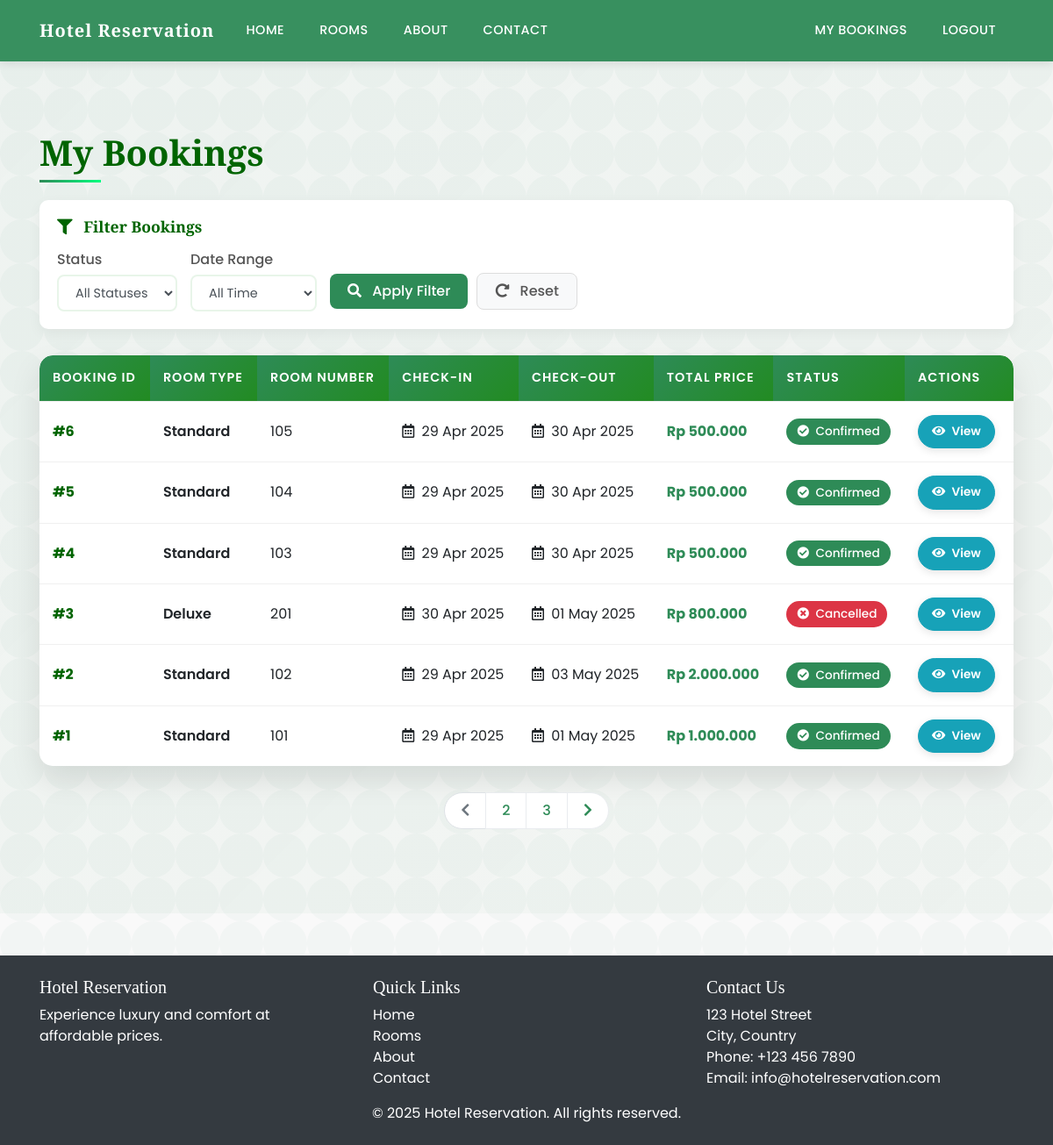
The app's page /my_bookings.php (signed in) with its own data.
### tables this page shows
CREATE TABLE `reservations` (
  `id` int(11) NOT NULL,
  `user_id` int(11) NOT NULL,
  `room_id` int(11) NOT NULL,
  `check_in_date` date NOT NULL,
  `check_out_date` date NOT NULL,
  `total_price` decimal(10,2) NOT NULL,
  `status` enum('pending','confirmed','cancelled','completed') DEFAULT 'pending',
  `created_at` timestamp NOT NULL DEFAULT current_timestamp()
);

CREATE TABLE `room_types` (
  `id` int(11) NOT NULL,
  `name` varchar(50) NOT NULL,
  `description` text DEFAULT NULL,
  `price_per_night` decimal(10,2) NOT NULL,
  `capacity` int(11) NOT NULL
);

CREATE TABLE `rooms` (
  `id` int(11) NOT NULL,
  `room_number` varchar(10) NOT NULL,
  `room_type_id` int(11) NOT NULL,
  `status` enum('available','occupied','maintenance') DEFAULT 'available'
);

### my_bookings.php (the view, shortened to what this page needs)
<?php
include 'config/db_connect.php';
$user_id = $_SESSION['user_id'];
$sql = "SELECT r.*, rt.name as room_type, rm.room_number
        FROM reservations r
        JOIN rooms rm ON r.room_id = rm.id
        JOIN room_types rt ON rm.room_type_id = rt.id
        WHERE r.user_id = $user_id
        ORDER BY r.created_at DESC";
$result = mysqli_query($conn, $sql);
$bookings = mysqli_fetch_all($result, MYSQLI_ASSOC);
?>
<!DOCTYPE html>
<html lang="en">
<head>
    <link rel="stylesheet" href="https://stackpath.bootstrapcdn.com/bootstrap/4.5.2/css/bootstrap.min.css">
    <link rel="stylesheet" href="https://cdnjs.cloudflare.com/ajax/libs/font-awesome/5.15.3/css/all.min.css">
    <link rel="stylesheet" href="https://cdnjs.cloudflare.com/ajax/libs/animate.css/4.1.1/animate.min.css">
    <link rel="stylesheet" href="https://unpkg.com/aos@next/dist/aos.css" />
</head>
<body>
    <?php include 'templates/header.php'; ?>
    <section class="bookings-section">
        <div class="container">
            <h2 class="page-title" data-aos="fade-right">My Bookings</h2>
            <?php if(empty($bookings)): ?>
                <div class="empty-bookings" data-aos="fade-up">
                    <i class="fas fa-calendar-times empty-icon"></i>
                    <h4>No Bookings Found</h4>
                    <p>You don't have any bookings yet. Start your journey with Green Oasis Hotel today!</p>
                    <a href="rooms.php" class="btn btn-book-now">
                        <i class="fas fa-bed mr-2"></i> Book a Room Now
                    </a>
                </div>
            <?php else: ?>
                <div class="filter-section" data-aos="fade-up">
                    <h5 class="filter-title"><i class="fas fa-filter mr-2"></i> Filter Bookings</h5>
                    <form class="filter-form">
                        <div class="form-group">
                            <label for="statusFilter">Status</label>
                            <select class="form-control" id="statusFilter">
                                <option value="all">All Statuses</option>
                            </select>
                        </div>
                        <div class="form-group">
                            <label for="dateFilter">Date Range</label>
                            <select class="form-control" id="dateFilter">
                                <option value="all">All Time</option>
                            </select>
                        </div>
                        <button type="button" class="btn btn-filter" id="applyFilter">
                            <i class="fas fa-search mr-2"></i> Apply Filter
                        </button>
                        <button type="button" class="btn btn-reset" id="resetFilter">
                            <i class="fas fa-redo-alt mr-2"></i> Reset
                        </button>
                    </form>
                </div>
                <div class="card bookings-card" data-aos="fade-up" data-aos-delay="100">
                    <div class="table-responsive">
                        <table class="table table-hover" id="bookingsTable">
                            <thead>
                                <tr>
                                    <th>Booking ID</th>
                                    <th>Room Type</th>
                                    <th>Room Number</th>
                                    <th>Check-in</th>
                                    <th>Check-out</th>
                                    <th>Total Price</th>
                                    <th>Status</th>
                                    <th>Actions</th>
                                </tr>
                            </thead>
                            <tbody>
                                <?php foreach($bookings as $booking): ?>
                                    <tr class="booking-row" data-status="<?php echo $booking['status']; ?>">
                                        <td data-label="Booking ID" class="booking-id">#<?php echo $booking['id']; ?></td>
                                        <td data-label="Room Type" class="room-type"><?php echo $booking['room_type']; ?></td>
                                        <td data-label="Room Number"><?php echo $booking['room_number']; ?></td>
                                        <td data-label="Check-in" class="date-cell">
                                            <i class="far fa-calendar-alt mr-1"></i>
                                            <?php echo date('d M Y', strtotime($booking['check_in_date'])); ?>
                                        </td>
                                        <td data-label="Check-out" class="date-cell">
                                            <i class="far fa-calendar-alt mr-1"></i>
                                            <?php echo date('d M Y', strtotime($booking['check_out_date'])); ?>
                                        </td>
                                        <td data-label="Total Price" class="price-cell">
                                            Rp <?php echo number_format($booking['total_price'], 0, ',', '.'); ?>
                                        </td>
                                        <td data-label="Status">
                                            <?php if($booking['status'] == 'confirmed'): ?>
                                                <span class="badge badge-success">
                                                    <i class="fas fa-check-circle mr-1"></i> Confirmed
                                                </span>
                                            <?php elseif($booking['status'] == 'cancelled'): ?>
                                                <span class="badge badge-danger">
                                                    <i class="fas fa-times-circle mr-1"></i> Cancelled
                                                </span>
                                            <?php elseif($booking['status'] == 'completed'): ?>
                                                <span class="badge badge-info">
                                                    <i class="fas fa-flag-checkered mr-1"></i> Completed
                                                </span>
                                            <?php else: ?>
                                                <span class="badge badge-warning">
                                                    <i class="fas fa-clock mr-1"></i> Pending
                                                </span>
                                            <?php endif; ?>
                                        </td>
                                        <td data-label="Actions">
                                            <a href="booking_details.php?id=<?php echo $booking['id']; ?>" class="btn btn-sm btn-view btn-action">
                                                <i class="fas fa-eye mr-1"></i> View
                                            </a>
                                        </td>
                                    </tr>
                                <?php endforeach; ?>
                            </tbody>
                        </table>
                    </div>
                </div>
                <nav aria-label="Bookings pagination" data-aos="fade-up">
                    <ul class="pagination">
                        <li class="page-item disabled">
                            <a class="page-link" href="#" tabindex="-1" aria-disabled="true">
                                <i class="fas fa-chevron-left"></i>
                            </a>
                        </li>
                        <li class="page-item"><a class="page-link" href="#">2</a></li>
                        <li class="page-item"><a class="page-link" href="#">3</a></li>
                        <li class="page-item">
                            <a class="page-link" href="#">
                                <i class="fas fa-chevron-right"></i>
                            </a>
                        </li>
                    </ul>
                </nav>
            <?php endif; ?>
        </div>
    </section>
    <?php include 'templates/footer.php'; ?>
</body>
</html>

### templates/header.php (shortened to what this page needs)
<nav class="navbar navbar-expand-lg navbar-dark bg-dark">
    <div class="container">
        <a class="navbar-brand" href="index.php">Hotel Reservation</a>
        <div class="collapse navbar-collapse" id="navbarNav">
            <ul class="navbar-nav mr-auto">
                <li class="nav-item">
                    <a class="nav-link" href="index.php">Home</a>
                </li>
                <li class="nav-item">
                    <a class="nav-link" href="rooms.php">Rooms</a>
                </li>
                <li class="nav-item">
                    <a class="nav-link" href="about.php">About</a>
                </li>
                <li class="nav-item">
                    <a class="nav-link" href="contact.php">Contact</a>
                </li>
            </ul>
            <ul class="navbar-nav">
                <?php if(isset($_SESSION['user_id'])): ?>
                    <li class="nav-item">
                        <a class="nav-link" href="my_bookings.php">My Bookings</a>
                    </li>
                    <li class="nav-item">
                        <a class="nav-link" href="logout.php">Logout</a>
                    </li>
                <?php endif; ?>
            </ul>
        </div>
    </div>
</nav>

### templates/footer.php
<footer class="bg-dark text-white mt-5 py-4">
    <div class="container">
        <div class="row">
            <div class="col-md-4">
                <h5>Hotel Reservation</h5>
                <p>Experience luxury and comfort at affordable prices.</p>
            </div>
            <div class="col-md-4">
                <h5>Quick Links</h5>
                <ul class="list-unstyled">
                    <li><a href="index.php" class="text-white">Home</a></li>
                    <li><a href="rooms.php" class="text-white">Rooms</a></li>
                    <li><a href="about.php" class="text-white">About</a></li>
                    <li><a href="contact.php" class="text-white">Contact</a></li>
                </ul>
            </div>
            <div class="col-md-4">
                <h5>Contact Us</h5>
                <address>
                    123 Hotel Street<br>
                    City, Country<br>
                    Phone: +123 456 7890<br>
                    Email: info@hotelreservation.com
                </address>
            </div>
        </div>
        <div class="row">
            <div class="col-12 text-center">
                <p class="mb-0">© <?php echo date('Y'); ?> Hotel Reservation. All rights reserved.</p>
            </div>
        </div>
    </div>
</footer>

### my_bookings.php (style rules this page uses)
:root { --primary-green: #2E8B57; --secondary-green: #3CB371; --light-green: #98FB98; --dark-green: #006400; --accent-green: #00FF7F; --forest-green: #228B22; --mint-green: #BDFCC9; --olive-green: #556B2F; }
body { font-family: 'Poppins', sans-serif; background-color: #f9f9f9; color: #333; overflow-x: hidden; background-attachment: fixed; }
h1, h2, h3, h4, h5, h6 { font-family: 'Playfair Display', serif; }
.navbar { background-color: rgba(46, 139, 87, 0.95) !important; box-shadow: 0 2px 10px rgba(0, 0, 0, 0.1); padding: 15px 0; transition: all 0.4s ease; }
.navbar-brand { font-weight: 700; color: white !important; display: flex; align-items: center; font-family: 'Playfair Display', serif; letter-spacing: 1px; }
.nav-link { color: white !important; font-weight: 500; margin: 0 12px; position: relative; transition: all 0.3s ease; text-transform: uppercase; font-size: 0.9rem; letter-spacing: 0.5px; }
.nav-link:after { content: ''; position: absolute; width: 0; height: 2px; background-color: var(--accent-green); bottom: -2px; left: 0; transition: width 0.3s ease; }
.bookings-section { padding: 80px 0; position: relative; }
.bookings-section:before { content: ''; position: absolute; top: 0; left: 0; width: 100%; height: 100%; background: linear-gradient(135deg, rgba(46, 139, 87, 0.05) 0%, rgba(0, 100, 0, 0.02) 100%); z-index: -1; }
.page-title { font-size: 2.5rem; font-weight: 700; color: var(--dark-green); margin-bottom: 30px; position: relative; display: inline-block; }
.page-title:after { content: ''; position: absolute; width: 70px; height: 3px; background: linear-gradient(to right, var(--primary-green), var(--accent-green)); bottom: -10px; left: 0; }
.bookings-card { border: none; border-radius: 15px; overflow: hidden; box-shadow: 0 15px 35px rgba(0, 0, 0, 0.1); transition: all 0.4s ease; background: white; margin-bottom: 30px; }
.table-responsive { border-radius: 15px; overflow: hidden; }
.table { margin-bottom: 0; }
.table thead th { background: linear-gradient(135deg, var(--primary-green), var(--forest-green)); color: white; border: none; padding: 15px; font-weight: 600; text-transform: uppercase; font-size: 0.9rem; letter-spacing: 1px; }
.table tbody tr { transition: all 0.3s ease; }
.table td { padding: 15px; vertical-align: middle; border-color: #f0f0f0; }
.booking-id { font-weight: 700; color: var(--dark-green); }
.room-type { font-weight: 600; }
.date-cell { white-space: nowrap; }
.price-cell { font-weight: 700; color: var(--primary-green); }
.badge { padding: 8px 12px; border-radius: 30px; font-weight: 500; font-size: 0.85rem; }
.badge-success { background-color: var(--primary-green); color: white; }
.badge-danger { background-color: #dc3545; }
.btn-action { border-radius: 50px; padding: 8px 15px; font-weight: 600; font-size: 0.85rem; margin-right: 5px; transition: all 0.3s ease; box-shadow: 0 3px 10px rgba(0, 0, 0, 0.1); }
.btn-view { background-color: #17a2b8; border-color: #17a2b8; color: white; }
.filter-section { margin-bottom: 30px; background-color: white; border-radius: 10px; padding: 20px; box-shadow: 0 5px 15px rgba(0, 0, 0, 0.05); }
.filter-title { font-weight: 600; color: var(--dark-green); margin-bottom: 15px; font-size: 1.1rem; }
.filter-form { display: flex; flex-wrap: wrap; align-items: center; }
.filter-form .form-group { margin-right: 15px; margin-bottom: 0; }
.filter-form label { font-weight: 500; color: #555; margin-bottom: 5px; }
.filter-form select { border: 2px solid #e8f5e9; border-radius: 8px; padding: 8px 15px; height: auto; font-size: 0.9rem; transition: all 0.3s ease; }
.btn-filter { background-color: var(--primary-green); border: none; color: white; padding: 8px 20px; border-radius: 8px; font-weight: 500; transition: all 0.3s ease; margin-top: 24px; }
.btn-reset { background-color: #f8f9fa; border: 1px solid #ddd; color: #555; padding: 8px 20px; border-radius: 8px; font-weight: 500; transition: all 0.3s ease; margin-top: 24px; margin-left: 10px; }
.pagination { margin-top: 30px; justify-content: center; }
.page-item:first-child .page-link { border-top-left-radius: 30px; border-bottom-left-radius: 30px; }
.page-item:last-child .page-link { border-top-right-radius: 30px; border-bottom-right-radius: 30px; }
.page-link { color: var(--primary-green); border: 1px solid #e9ecef; padding: 10px 18px; font-weight: 500; transition: all 0.3s ease; }

### records on screen
reservations: id "6", room_types.name "Standard", room.room_number "105", check_in_date "29 Apr 2025", check_out_date "30 Apr 2025", total_price "500.000", status "confirmed" (drawn)
reservations: id "5", room_types.name "Standard", room.room_number "104", check_in_date "29 Apr 2025", check_out_date "30 Apr 2025", total_price "500.000", status "confirmed" (drawn)
reservations: id "4", room_types.name "Standard", room.room_number "103", check_in_date "29 Apr 2025", check_out_date "30 Apr 2025", total_price "500.000", status "confirmed" (drawn)
reservations: id "3", room_types.name "Deluxe", room.room_number "201", check_in_date "30 Apr 2025", check_out_date "01 May 2025", total_price "800.000", status "cancelled" (drawn)
reservations: id "2", room_types.name "Standard", room.room_number "102", check_in_date "29 Apr 2025", check_out_date "03 May 2025", total_price "2.000.000", status "confirmed" (drawn)
reservations: id "1", room_types.name "Standard", room.room_number "101", check_in_date "29 Apr 2025", check_out_date "01 May 2025", total_price "1.000.000", status "confirmed" (drawn)
